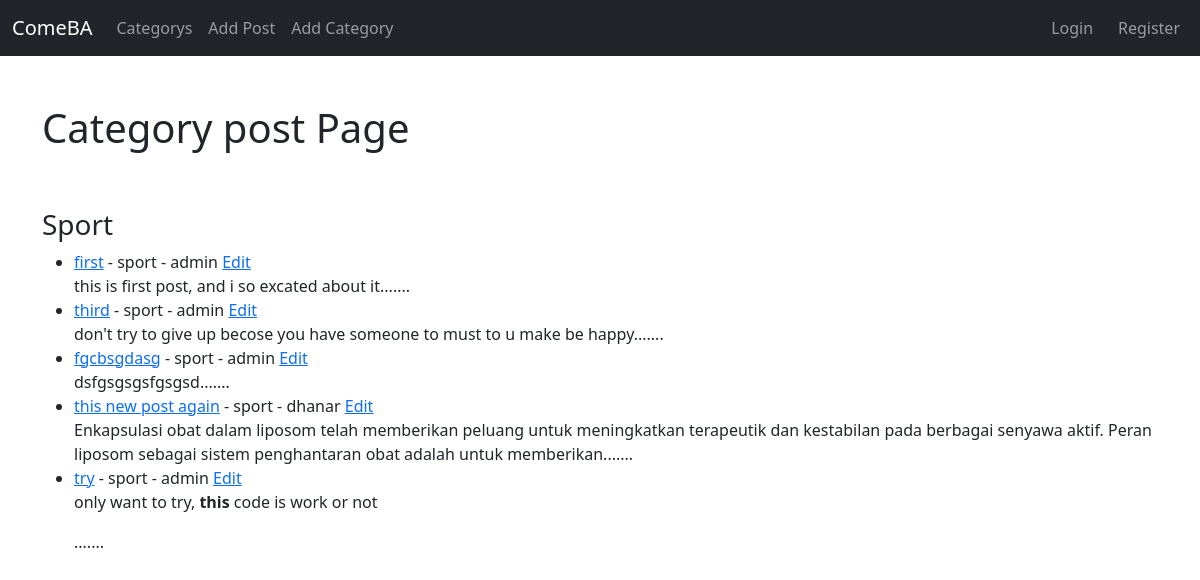
Screenshot of /category/sport/ with the database file from the repository.
### artikelBlog/models.py (models this page shows, shortened)
class Post(models.Model):
    title =  models.CharField(max_length=255)
    header_image = models.ImageField(null=True, blank=True, upload_to='images/')
    title_tag = models.CharField(max_length=255, default= 'artikelBlog')
    author = models.ForeignKey(User, on_delete=models.CASCADE)
    body = RichTextField(blank=True, null=True)
    post_date = models.DateField(auto_now_add=True)
    category = models.CharField(max_length=255, default='thisDefaultOfCategory')
    snippets = models.CharField(max_length=255, default='click Link above to read Blog Post ....')
    likes = models.ManyToManyField(User,related_name='blog_posts')

### artikelBlog/views.py (the view)
# urls.py: path('category/<str:cats>/',views.CategoryView, name='category'), # cats will get category from index and convert to string cats
def CategoryView(request, cats):
    category_posts = Post.objects.filter(category=cats.replace('-',' ')) #<-- this codel will get category from models.py
    return render(request, 'Blog/categories.html', {'cats':cats.title().replace('-',' '), 'category_posts':category_posts}) #for slugyfy, we must to add tetle().replace #--> when we want to chance '-' to space

### artikelBlog/templates/Blog/categories.html (shortened to what this page needs)
{% extends 'Blog/base.html' %}
{% block content %}
<h1>Category post Page</h1>
<br/><br/>
{% if category_posts %}
<h3>
   {{ cats }}
</h3>
<ul>
    {% for post in category_posts %}
    <li><a href=" {% url 'article-detail' post.pk %}">
        {{post.title}}</a> - {{ post.category }} - {{post.author}}  <a href='{% url "update-post" post.pk %}'>Edit</a>
    </li>
    {{ post.body|slice:":200" | safe}}.......
    {% endfor %}
</ul>
{% else %}
<h3>sorry {{ cats }} not found ....</h3>
{% endif %}
{% endblock content %}

### rows the page displays
Post: title "first", category "sport", author "admin", body "this is first post, and i so excated about it"
Post: title "third", category "sport", author "admin", body "don't try to give up becose you have someone to must to u make be happy"
Post: title "fgcbsgdasg", category "sport", author "admin", body "dsfgsgsgsfgsgsd"
Post: title "this new post again", category "sport", author "dhanar", body "Enkapsulasi obat dalam liposom telah memberikan peluang untuk meningkatkan terapeutik dan kestabilan pada berbagai senyawa aktif. Peran liposom sebagai sistem penghantaran obat adalah untuk memberikan"
Post: title "try", category "sport", author "admin", body "only want to try, this code is work or not"

### other values shown
{{ cats }} "Sport"
